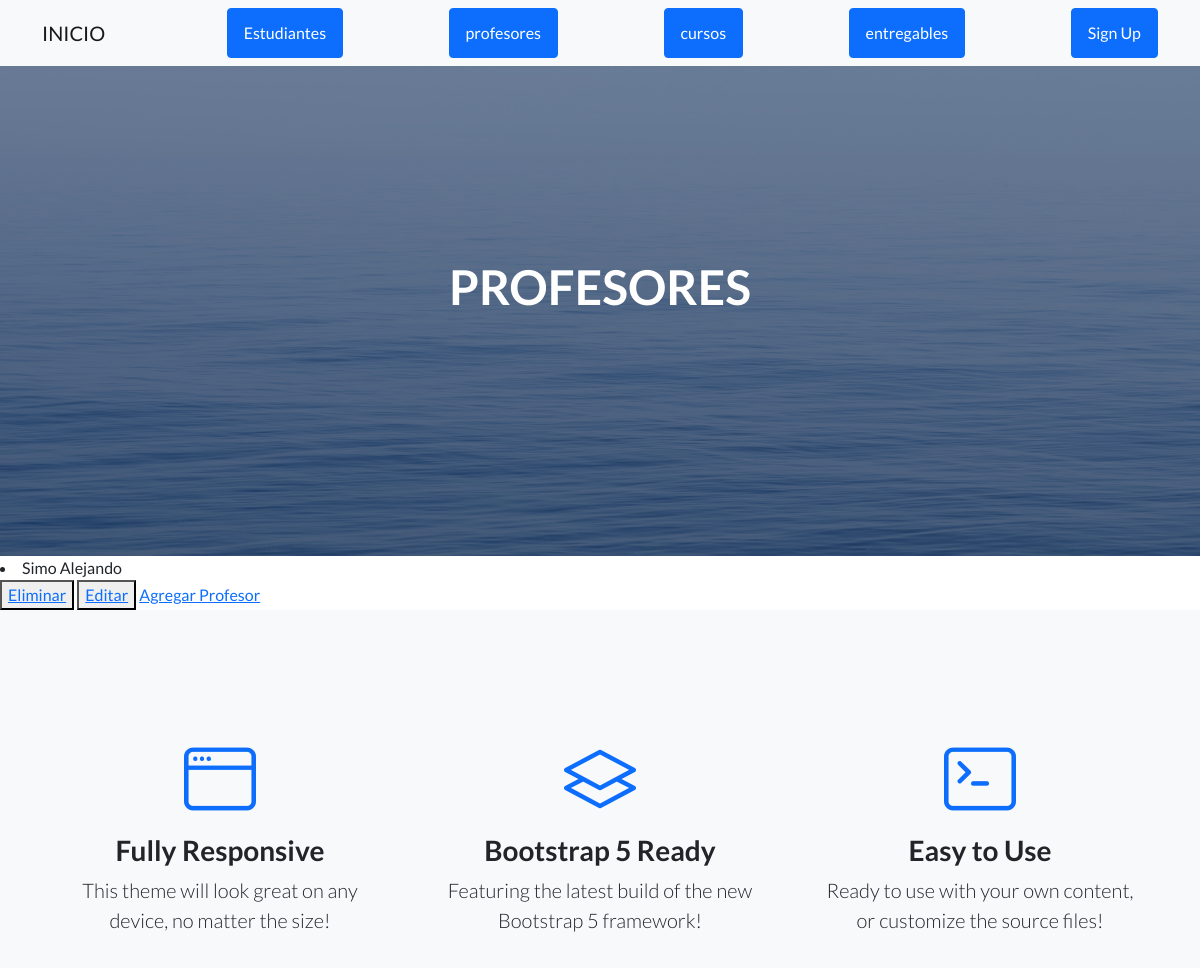
/AppCoder/leerprofesores/ (upper part), run on an earlier commit of the app's database.
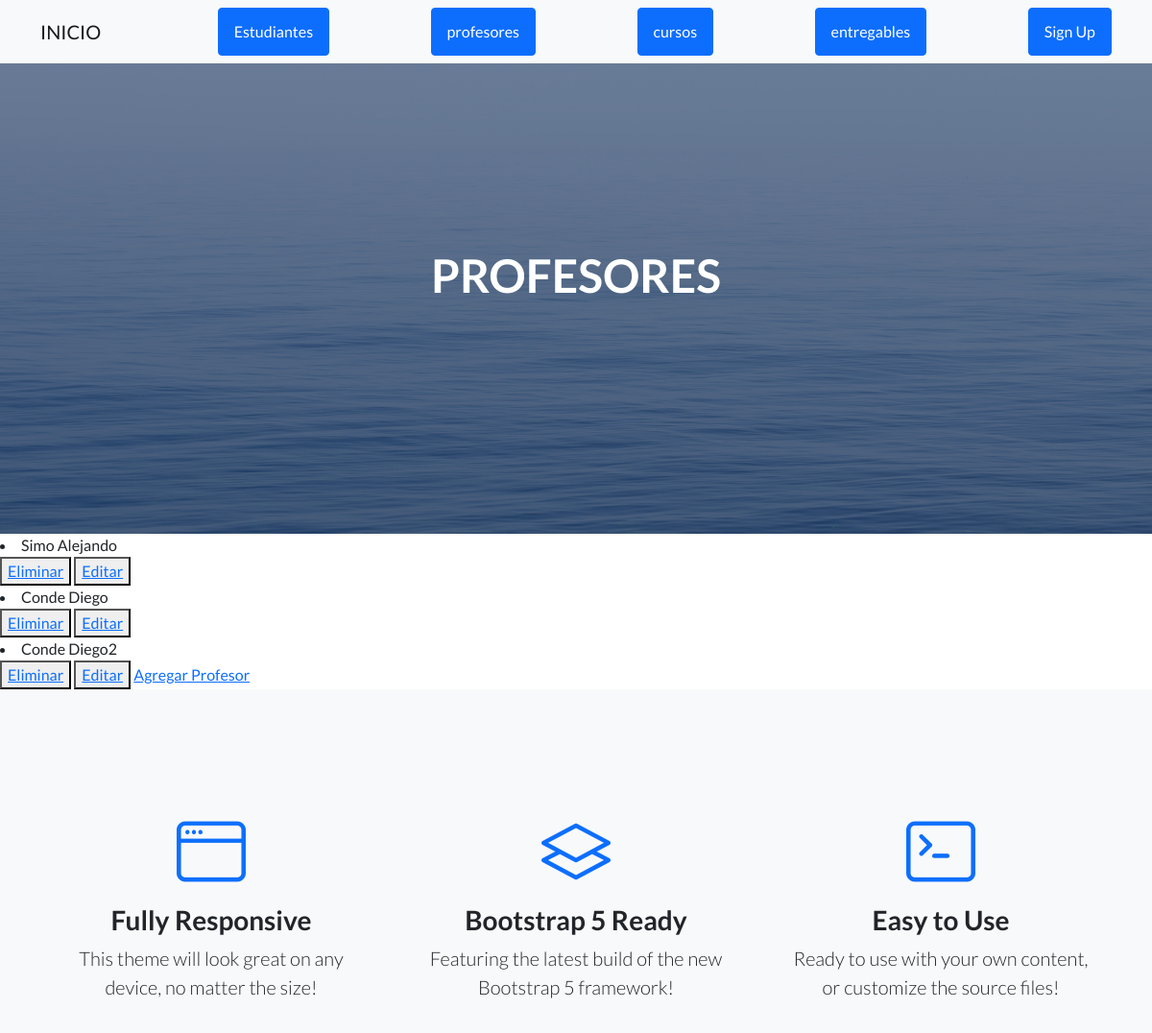
And on a later commit of the database.
### AppCoder/models.py (models this page shows)
class Profesor(models.Model):
    nombre= models.CharField(max_length=50)
    apellido= models.CharField(max_length=50)
    email= models.EmailField()
    profesion= models.CharField(max_length=50)
    def __str__(self):
        return self.apellido + " " + self.nombre

### AppCoder/views.py (the view)
# urls.py: path('leerprofesores/', leerprofesores, name='leerprofesores'),
def leerprofesores(request):
    profesores= Profesor.objects.all()
    contexto={"profesores":profesores}
    return render(request, "AppCoder/leerprofesores.html",contexto)

### AppCoder/templates/AppCoder/leerprofesores.html
{% extends "AppCoder/padre.html" %}
{% load static %}
{% block titulo %}
<h1 class="mb-5">PROFESORES</h1>
{% endblock %}
{% block contenido_que_cambia %}
{% for profesor in profesores %}
    <li>{{ profesor }}</li>
    <button>
        <a href="{% url 'eliminarprofesor' profesor.nombre %}"> Eliminar</a>
    </button>
    <button>
        <a href="{% url 'editarprofesor' profesor.nombre %}"> Editar</a>
    </button>
{% endfor %}
<a href="{% url 'profeformulario' %}"> Agregar Profesor</a>
{% endblock %}

### AppCoder/templates/AppCoder/padre.html (shortened to what this page needs)
<!DOCTYPE html>
<html lang="en">
    <head>
        {% load static %}
        <link href="https://cdn.jsdelivr.net/npm/bootstrap-icons@1.5.0/font/bootstrap-icons.css" rel="stylesheet" type="text/css" />
        <link href="{% static 'AppCoder/css/styles.css' %}" rel="stylesheet" />
    </head>
    <body>
        <nav class="navbar navbar-light bg-light static-top">
            <div class="container">
                <a class="navbar-brand" href="{% url 'inicio' %}"">INICIO</a>
                <a class="btn btn-primary" href="{% url 'estudiantes' %}">Estudiantes</a>
                <a class="btn btn-primary" href="{% url 'profesores' %}">profesores</a>
                <a class="btn btn-primary" href="{% url 'cursos' %}">cursos</a>
                <a class="btn btn-primary" href="{% url 'entregables' %}">entregables</a>
                <a class="btn btn-primary" href="#signup">Sign Up</a>
            </div>
        </nav>
        <header class="masthead">
            <div class="container position-relative">
                <div class="row justify-content-center">
                    <div class="col-xl-6">
                        <div class="text-center text-white">
                            {% block titulo %}
                            {% endblock %}
                        </div>
                    </div>
                </div>
            </div>
        </header>
        {% block contenido_que_cambia %}
        {% endblock %}
        <section class="features-icons bg-light text-center">
            <div class="container">
                <div class="row">
                    <div class="col-lg-4">
                        <div class="features-icons-item mx-auto mb-5 mb-lg-0 mb-lg-3">
                            <div class="features-icons-icon d-flex"><i class="bi-window m-auto text-primary"></i></div>
                            <h3>Fully Responsive</h3>
                            <p class="lead mb-0">This theme will look great on any device, no matter the size!</p>
                        </div>
                    </div>
                    <div class="col-lg-4">
                        <div class="features-icons-item mx-auto mb-5 mb-lg-0 mb-lg-3">
                            <div class="features-icons-icon d-flex"><i class="bi-layers m-auto text-primary"></i></div>
                            <h3>Bootstrap 5 Ready</h3>
                            <p class="lead mb-0">Featuring the latest build of the new Bootstrap 5 framework!</p>
                        </div>
                    </div>
                    <div class="col-lg-4">
                        <div class="features-icons-item mx-auto mb-0 mb-lg-3">
                            <div class="features-icons-icon d-flex"><i class="bi-terminal m-auto text-primary"></i></div>
                            <h3>Easy to Use</h3>
                            <p class="lead mb-0">Ready to use with your own content, or customize the source files!</p>
                        </div>
                    </div>
                </div>
            </div>
        </section>
    </body>
</html>

What changed in the data, as far as the page shows it:
added Profesor: apellido+nombre "Conde Diego"
added Profesor: apellido+nombre "Conde Diego2"
